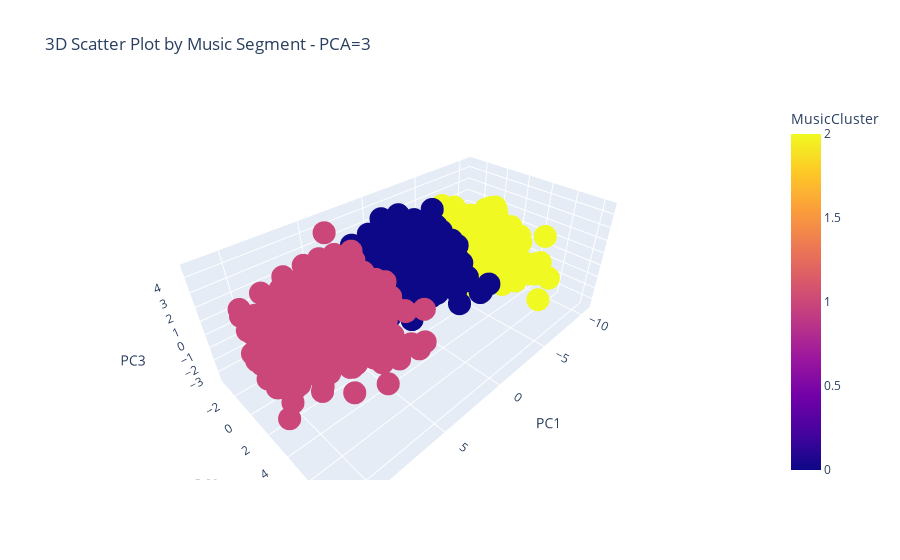

Here is the notebook cell this chart was saved with:
### Code cell
import plotly.express as px

# Create a 3D scatter plot
fig = px.scatter_3d(
    df_spotify_pca_predictions, 
    x='PC1', 
    y='PC2', 
    z='PC3', 
    color='MusicCluster', 
    title="3D Scatter Plot by Music Segment - PCA=3"
)

# Show the plot
fig.show()

### Figure 1 — Plotly figure (JSON) as saved in the notebook; plotly's stock layout.template omitted (floating-point values rounded to 4 significant figures; data arrays with more than 128 entries replaced by an {"elided": "..."} marker saying what was removed)
{"data": [{"hovertemplate": "PC1=%{x}<br>PC2=%{y}<br>PC3=%{z}<br>MusicCluster=%{marker.color}<extra></extra>", "legendgroup": "", "marker": {"color": {"elided": "2000 int values"}, "coloraxis": "coloraxis", "symbol": "circle"}, "mode": "markers", "name": "", "scene": "scene", "showlegend": false, "type": "scatter3d", "x": {"elided": "2000 float values"}, "y": {"elided": "2000 float values"}, "z": {"elided": "2000 float values"}}], "layout": {"coloraxis": {"colorbar": {"title": {"text": "MusicCluster"}}, "colorscale": [[0, "#0d0887"], [0.1111, "#46039f"], [0.2222, "#7201a8"], [0.3333, "#9c179e"], [0.4444, "#bd3786"], [0.5556, "#d8576b"], [0.6667, "#ed7953"], [0.7778, "#fb9f3a"], [0.8889, "#fdca26"], [1, "#f0f921"]]}, "legend": {"tracegroupgap": 0}, "scene": {"domain": {"x": [0, 1], "y": [0, 1]}, "xaxis": {"title": {"text": "PC1"}}, "yaxis": {"title": {"text": "PC2"}}, "zaxis": {"title": {"text": "PC3"}}}, "title": {"text": "3D Scatter Plot by Music Segment - PCA=3"}}}
